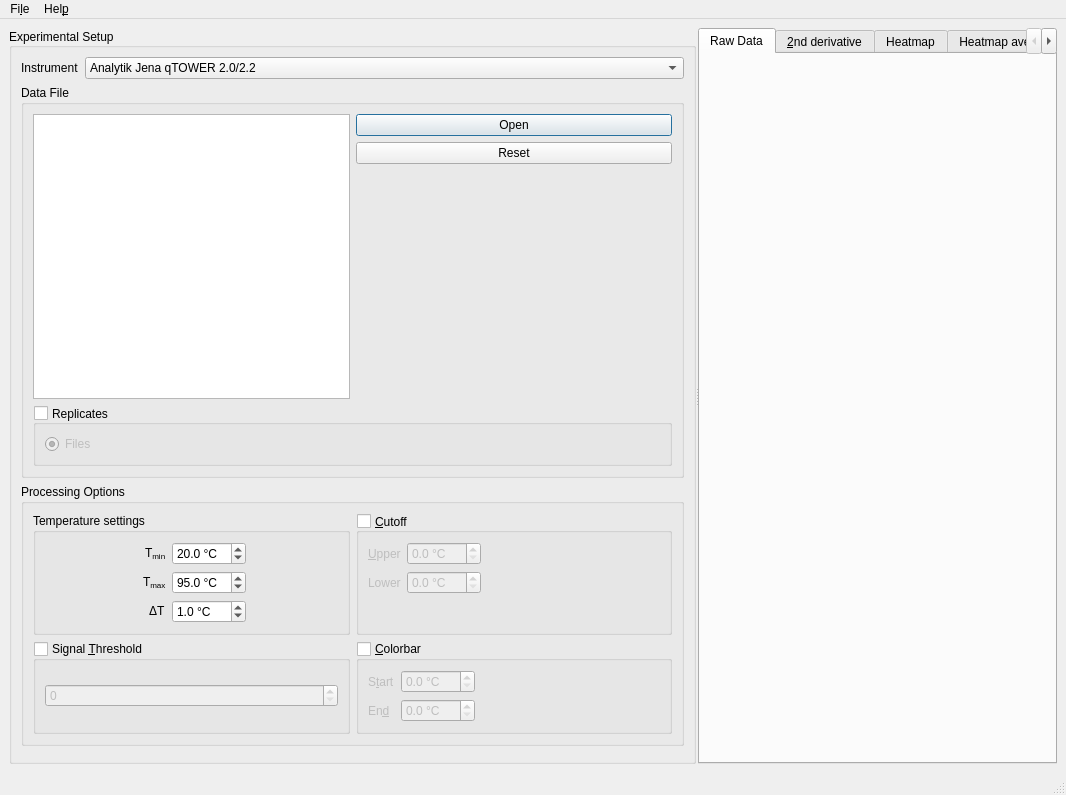
<?xml version="1.0" encoding="UTF-8"?>
<ui version="4.0">
 <class>MainWindow</class>
 <widget class="QMainWindow" name="MainWindow">
  <property name="geometry">
   <rect>
    <x>0</x>
    <y>0</y>
    <width>1066</width>
    <height>795</height>
   </rect>
  </property>
  <property name="windowTitle">
   <string>PyDSF</string>
  </property>
  <property name="locale">
   <locale language="English" country="UnitedStates"/>
  </property>
  <widget class="QWidget" name="centralWidget">
   <property name="locale">
    <locale language="English" country="UnitedStates"/>
   </property>
   <layout class="QHBoxLayout" name="horizontalLayout">
    <item>
     <widget class="QSplitter" name="splitter">
      <property name="orientation">
       <enum>Qt::Horizontal</enum>
      </property>
      <property name="handleWidth">
       <number>2</number>
      </property>
      <property name="childrenCollapsible">
       <bool>true</bool>
      </property>
      <widget class="QGroupBox" name="groupBox_experiment">
       <property name="sizePolicy">
        <sizepolicy hsizetype="Preferred" vsizetype="Preferred">
         <horstretch>0</horstretch>
         <verstretch>0</verstretch>
        </sizepolicy>
       </property>
       <property name="minimumSize">
        <size>
         <width>100</width>
         <height>300</height>
        </size>
       </property>
       <property name="title">
        <string>Experimental Setup</string>
       </property>
       <property name="alignment">
        <set>Qt::AlignLeading|Qt::AlignLeft|Qt::AlignVCenter</set>
       </property>
       <property name="flat">
        <bool>false</bool>
       </property>
       <property name="checkable">
        <bool>false</bool>
       </property>
       <layout class="QFormLayout" name="formLayout_3">
        <property name="fieldGrowthPolicy">
         <enum>QFormLayout::ExpandingFieldsGrow</enum>
        </property>
        <item row="0" column="0">
         <widget class="QLabel" name="label_instrument">
          <property name="text">
           <string>Instrument</string>
          </property>
          <property name="buddy">
           <cstring>comboBox_instrument</cstring>
          </property>
         </widget>
        </item>
        <item row="0" column="1">
         <widget class="QComboBox" name="comboBox_instrument">
          <property name="sizePolicy">
           <sizepolicy hsizetype="MinimumExpanding" vsizetype="Fixed">
            <horstretch>0</horstretch>
            <verstretch>0</verstretch>
           </sizepolicy>
          </property>
          <item>
           <property name="text">
            <string>Analytik Jena qTOWER 2.0/2.2</string>
           </property>
          </item>
         </widget>
        </item>
        <item row="1" column="0" colspan="2">
         <widget class="QGroupBox" name="groupBox_data">
          <property name="enabled">
           <bool>true</bool>
          </property>
          <property name="toolTip">
           <string>&lt;html&gt;&lt;head/&gt;&lt;body&gt;&lt;p&gt;Add data files to the experiment. If multiple files are loaded, they are treated as replicates.&lt;/p&gt;&lt;/body&gt;&lt;/html&gt;</string>
          </property>
          <property name="title">
           <string>Data File</string>
          </property>
          <layout class="QGridLayout" name="gridLayout_4">
           <item row="0" column="1">
            <widget class="QDialogButtonBox" name="buttonBox_open_reset">
             <property name="sizePolicy">
              <sizepolicy hsizetype="MinimumExpanding" vsizetype="Fixed">
               <horstretch>0</horstretch>
               <verstretch>0</verstretch>
              </sizepolicy>
             </property>
             <property name="layoutDirection">
              <enum>Qt::LeftToRight</enum>
             </property>
             <property name="orientation">
              <enum>Qt::Vertical</enum>
             </property>
             <property name="standardButtons">
              <set>QDialogButtonBox::Open|QDialogButtonBox::Reset</set>
             </property>
             <property name="centerButtons">
              <bool>false</bool>
             </property>
            </widget>
           </item>
           <item row="2" column="0" colspan="2">
            <widget class="QGroupBox" name="groupBox_replicates">
             <property name="title">
              <string>Replicates</string>
             </property>
             <property name="alignment">
              <set>Qt::AlignLeading|Qt::AlignLeft|Qt::AlignVCenter</set>
             </property>
             <property name="checkable">
              <bool>true</bool>
             </property>
             <property name="checked">
              <bool>false</bool>
             </property>
             <layout class="QGridLayout" name="gridLayout_3">
              <item row="0" column="0">
               <widget class="QRadioButton" name="radioButton_rep_files">
                <property name="enabled">
                 <bool>false</bool>
                </property>
                <property name="text">
                 <string>Files</string>
                </property>
                <property name="checked">
                 <bool>true</bool>
                </property>
               </widget>
              </item>
             </layout>
            </widget>
           </item>
           <item row="0" column="0" rowspan="2">
            <widget class="QListWidget" name="listWidget_data">
             <property name="alternatingRowColors">
              <bool>true</bool>
             </property>
            </widget>
           </item>
           <item row="1" column="1">
            <spacer name="verticalSpacer">
             <property name="orientation">
              <enum>Qt::Vertical</enum>
             </property>
             <property name="sizeHint" stdset="0">
              <size>
               <width>20</width>
               <height>40</height>
              </size>
             </property>
            </spacer>
           </item>
          </layout>
         </widget>
        </item>
        <item row="2" column="0" colspan="2">
         <widget class="QGroupBox" name="groupBox_processing">
          <property name="title">
           <string>Processing Options</string>
          </property>
          <layout class="QGridLayout" name="gridLayout">
           <item row="0" column="0">
            <widget class="QGroupBox" name="groupBox_temp">
             <property name="enabled">
              <bool>true</bool>
             </property>
             <property name="toolTip">
              <string>&lt;html&gt;&lt;head/&gt;&lt;body&gt;&lt;p&gt;Temperature range of the data points. Only applies, if the data file does not contain any temperature information.&lt;/p&gt;&lt;/body&gt;&lt;/html&gt;</string>
             </property>
             <property name="autoFillBackground">
              <bool>false</bool>
             </property>
             <property name="title">
              <string>Temperature settings</string>
             </property>
             <property name="checkable">
              <bool>false</bool>
             </property>
             <layout class="QFormLayout" name="formLayout">
              <property name="fieldGrowthPolicy">
               <enum>QFormLayout::ExpandingFieldsGrow</enum>
              </property>
              <property name="labelAlignment">
               <set>Qt::AlignRight|Qt::AlignTrailing|Qt::AlignVCenter</set>
              </property>
              <property name="formAlignment">
               <set>Qt::AlignHCenter|Qt::AlignTop</set>
              </property>
              <item row="0" column="0">
               <widget class="QLabel" name="label_tmin">
                <property name="text">
                 <string>&lt;html&gt;&lt;head/&gt;&lt;body&gt;&lt;p&gt;T&lt;span style=&quot; vertical-align:sub;&quot;&gt;min&lt;/span&gt;&lt;/p&gt;&lt;/body&gt;&lt;/html&gt;</string>
                </property>
                <property name="buddy">
                 <cstring>doubleSpinBox_tmin</cstring>
                </property>
               </widget>
              </item>
              <item row="0" column="1">
               <widget class="QDoubleSpinBox" name="doubleSpinBox_tmin">
                <property name="alignment">
                 <set>Qt::AlignLeading|Qt::AlignLeft|Qt::AlignVCenter</set>
                </property>
                <property name="suffix">
                 <string> °C</string>
                </property>
                <property name="decimals">
                 <number>1</number>
                </property>
                <property name="value">
                 <double>20.000000000000000</double>
                </property>
               </widget>
              </item>
              <item row="1" column="0">
               <widget class="QLabel" name="label_tmax">
                <property name="text">
                 <string>&lt;html&gt;&lt;head/&gt;&lt;body&gt;&lt;p&gt;T&lt;span style=&quot; vertical-align:sub;&quot;&gt;max&lt;/span&gt;&lt;/p&gt;&lt;/body&gt;&lt;/html&gt;</string>
                </property>
                <property name="buddy">
                 <cstring>doubleSpinBox_tmax</cstring>
                </property>
               </widget>
              </item>
              <item row="1" column="1">
               <widget class="QDoubleSpinBox" name="doubleSpinBox_tmax">
                <property name="suffix">
                 <string> °C</string>
                </property>
                <property name="decimals">
                 <number>1</number>
                </property>
                <property name="value">
                 <double>95.000000000000000</double>
                </property>
               </widget>
              </item>
              <item row="2" column="0">
               <widget class="QLabel" name="label_dt">
                <property name="text">
                 <string>&lt;html&gt;&lt;head/&gt;&lt;body&gt;&lt;p&gt;&amp;Delta;T&lt;/p&gt;&lt;/body&gt;&lt;/html&gt;</string>
                </property>
                <property name="buddy">
                 <cstring>doubleSpinBox_dt</cstring>
                </property>
               </widget>
              </item>
              <item row="2" column="1">
               <widget class="QDoubleSpinBox" name="doubleSpinBox_dt">
                <property name="suffix">
                 <string> °C</string>
                </property>
                <property name="decimals">
                 <number>1</number>
                </property>
                <property name="value">
                 <double>1.000000000000000</double>
                </property>
               </widget>
              </item>
             </layout>
            </widget>
           </item>
           <item row="0" column="1">
            <widget class="QGroupBox" name="groupBox_cutoff">
             <property name="enabled">
              <bool>true</bool>
             </property>
             <property name="toolTip">
              <string>&lt;html&gt;&lt;head/&gt;&lt;body&gt;&lt;p&gt;Only T&lt;span style=&quot; vertical-align:sub;&quot;&gt;m&lt;/span&gt; values within this limit are considered valid.&lt;/p&gt;&lt;/body&gt;&lt;/html&gt;</string>
             </property>
             <property name="title">
              <string>&amp;Cutoff</string>
             </property>
             <property name="alignment">
              <set>Qt::AlignLeading|Qt::AlignLeft|Qt::AlignVCenter</set>
             </property>
             <property name="checkable">
              <bool>true</bool>
             </property>
             <property name="checked">
              <bool>false</bool>
             </property>
             <layout class="QFormLayout" name="formLayout_2">
              <property name="fieldGrowthPolicy">
               <enum>QFormLayout::ExpandingFieldsGrow</enum>
              </property>
              <property name="labelAlignment">
               <set>Qt::AlignRight|Qt::AlignTrailing|Qt::AlignVCenter</set>
              </property>
              <property name="formAlignment">
               <set>Qt::AlignLeading|Qt::AlignLeft|Qt::AlignTop</set>
              </property>
              <item row="0" column="0">
               <widget class="QLabel" name="label_cutoff_high">
                <property name="text">
                 <string>&amp;Upper</string>
                </property>
                <property name="buddy">
                 <cstring>doubleSpinBox_upper</cstring>
                </property>
               </widget>
              </item>
              <item row="0" column="1">
               <widget class="QDoubleSpinBox" name="doubleSpinBox_upper">
                <property name="prefix">
                 <string/>
                </property>
                <property name="suffix">
                 <string> °C</string>
                </property>
                <property name="decimals">
                 <number>1</number>
                </property>
               </widget>
              </item>
              <item row="1" column="0">
               <widget class="QLabel" name="label_cutoff_low">
                <property name="text">
                 <string>Lower</string>
                </property>
                <property name="buddy">
                 <cstring>doubleSpinBox_lower</cstring>
                </property>
               </widget>
              </item>
              <item row="1" column="1">
               <widget class="QDoubleSpinBox" name="doubleSpinBox_lower">
                <property name="suffix">
                 <string> °C</string>
                </property>
                <property name="decimals">
                 <number>1</number>
                </property>
               </widget>
              </item>
             </layout>
            </widget>
           </item>
           <item row="1" column="0">
            <widget class="QGroupBox" name="groupBox_signal_threshold">
             <property name="enabled">
              <bool>true</bool>
             </property>
             <property name="toolTip">
              <string>&lt;html&gt;&lt;head/&gt;&lt;body&gt;&lt;p&gt;If the signal exceeds this threshold, the coresponding well is assumed to be denatured.&lt;/p&gt;&lt;/body&gt;&lt;/html&gt;</string>
             </property>
             <property name="title">
              <string>Signal &amp;Threshold</string>
             </property>
             <property name="checkable">
              <bool>true</bool>
             </property>
             <property name="checked">
              <bool>false</bool>
             </property>
             <layout class="QVBoxLayout" name="verticalLayout">
              <item>
               <widget class="QSpinBox" name="spinBox_signal_threshold">
                <property name="maximum">
                 <number>1000000</number>
                </property>
               </widget>
              </item>
             </layout>
            </widget>
           </item>
           <item row="1" column="1">
            <widget class="QGroupBox" name="groupBox_cbar">
             <property name="enabled">
              <bool>true</bool>
             </property>
             <property name="toolTip">
              <string>&lt;html&gt;&lt;head/&gt;&lt;body&gt;&lt;p&gt;Defines the range of the colorbar used for the T&lt;span style=&quot; vertical-align:sub;&quot;&gt;m&lt;/span&gt; heatmap.&lt;/p&gt;&lt;/body&gt;&lt;/html&gt;</string>
             </property>
             <property name="title">
              <string>&amp;Colorbar</string>
             </property>
             <property name="checkable">
              <bool>true</bool>
             </property>
             <property name="checked">
              <bool>false</bool>
             </property>
             <layout class="QFormLayout" name="formLayout_4">
              <property name="fieldGrowthPolicy">
               <enum>QFormLayout::ExpandingFieldsGrow</enum>
              </property>
              <item row="0" column="0">
               <widget class="QLabel" name="label_cbar_start">
                <property name="text">
                 <string>S&amp;tart</string>
                </property>
                <property name="buddy">
                 <cstring>doubleSpinBox_cbar_start</cstring>
                </property>
               </widget>
              </item>
              <item row="0" column="1">
               <widget class="QDoubleSpinBox" name="doubleSpinBox_cbar_start">
                <property name="suffix">
                 <string> °C</string>
                </property>
                <property name="decimals">
                 <number>1</number>
                </property>
               </widget>
              </item>
              <item row="2" column="0">
               <widget class="QLabel" name="label_cbar_end">
                <property name="text">
                 <string>En&amp;d</string>
                </property>
                <property name="buddy">
                 <cstring>doubleSpinBox_cbar_end</cstring>
                </property>
               </widget>
              </item>
              <item row="2" column="1">
               <widget class="QDoubleSpinBox" name="doubleSpinBox_cbar_end">
                <property name="suffix">
                 <string> °C</string>
                </property>
                <property name="decimals">
                 <number>1</number>
                </property>
               </widget>
              </item>
             </layout>
            </widget>
           </item>
          </layout>
         </widget>
        </item>
        <item row="3" column="1">
         <widget class="QDialogButtonBox" name="buttonBox_process">
          <property name="standardButtons">
           <set>QDialogButtonBox::NoButton</set>
          </property>
         </widget>
        </item>
       </layout>
      </widget>
      <widget class="QTabWidget" name="tabWidget">
       <property name="sizePolicy">
        <sizepolicy hsizetype="Preferred" vsizetype="Preferred">
         <horstretch>0</horstretch>
         <verstretch>0</verstretch>
        </sizepolicy>
       </property>
       <property name="minimumSize">
        <size>
         <width>300</width>
         <height>300</height>
        </size>
       </property>
       <property name="currentIndex">
        <number>0</number>
       </property>
       <widget class="MplWidget" name="tab_raw">
        <attribute name="title">
         <string>Raw Data</string>
        </attribute>
       </widget>
       <widget class="MplWidget" name="tab_derivative">
        <attribute name="title">
         <string>&amp;2nd derivative</string>
        </attribute>
       </widget>
       <widget class="MplWidget" name="tab_heatmap">
        <attribute name="title">
         <string>Heatmap</string>
        </attribute>
       </widget>
       <widget class="MplWidget" name="tab_heatmap_avg">
        <property name="enabled">
         <bool>false</bool>
        </property>
        <attribute name="title">
         <string>Heatmap average</string>
        </attribute>
       </widget>
      </widget>
     </widget>
    </item>
   </layout>
  </widget>
  <widget class="QMenuBar" name="menuBar">
   <property name="geometry">
    <rect>
     <x>0</x>
     <y>0</y>
     <width>1066</width>
     <height>29</height>
    </rect>
   </property>
   <property name="locale">
    <locale language="English" country="UnitedStates"/>
   </property>
   <widget class="QMenu" name="menuFile">
    <property name="locale">
     <locale language="English" country="UnitedStates"/>
    </property>
    <property name="title">
     <string>Fi&amp;le</string>
    </property>
    <addaction name="actionQuit"/>
   </widget>
   <widget class="QMenu" name="menuHelp">
    <property name="locale">
     <locale language="English" country="UnitedStates"/>
    </property>
    <property name="title">
     <string>Hel&amp;p</string>
    </property>
    <addaction name="actionAbout"/>
    <addaction name="actionAbout_Qt"/>
   </widget>
   <addaction name="menuFile"/>
   <addaction name="menuHelp"/>
  </widget>
  <widget class="QStatusBar" name="statusBar"/>
  <action name="actionQuit">
   <property name="text">
    <string>&amp;Quit</string>
   </property>
  </action>
  <action name="actionAbout">
   <property name="text">
    <string>&amp;About</string>
   </property>
  </action>
  <action name="actionAbout_Qt">
   <property name="icon">
    <iconset>
     <normaloff>:/qtlogo.svg</normaloff>:/qtlogo.svg</iconset>
   </property>
   <property name="text">
    <string>About &amp;Qt</string>
   </property>
  </action>
 </widget>
 <customwidgets>
  <customwidget>
   <class>MplWidget</class>
   <extends>QWidget</extends>
   <header>mplwidget</header>
   <container>1</container>
  </customwidget>
 </customwidgets>
 <resources>
  <include location="icons.qrc"/>
 </resources>
 <connections/>
</ui>
